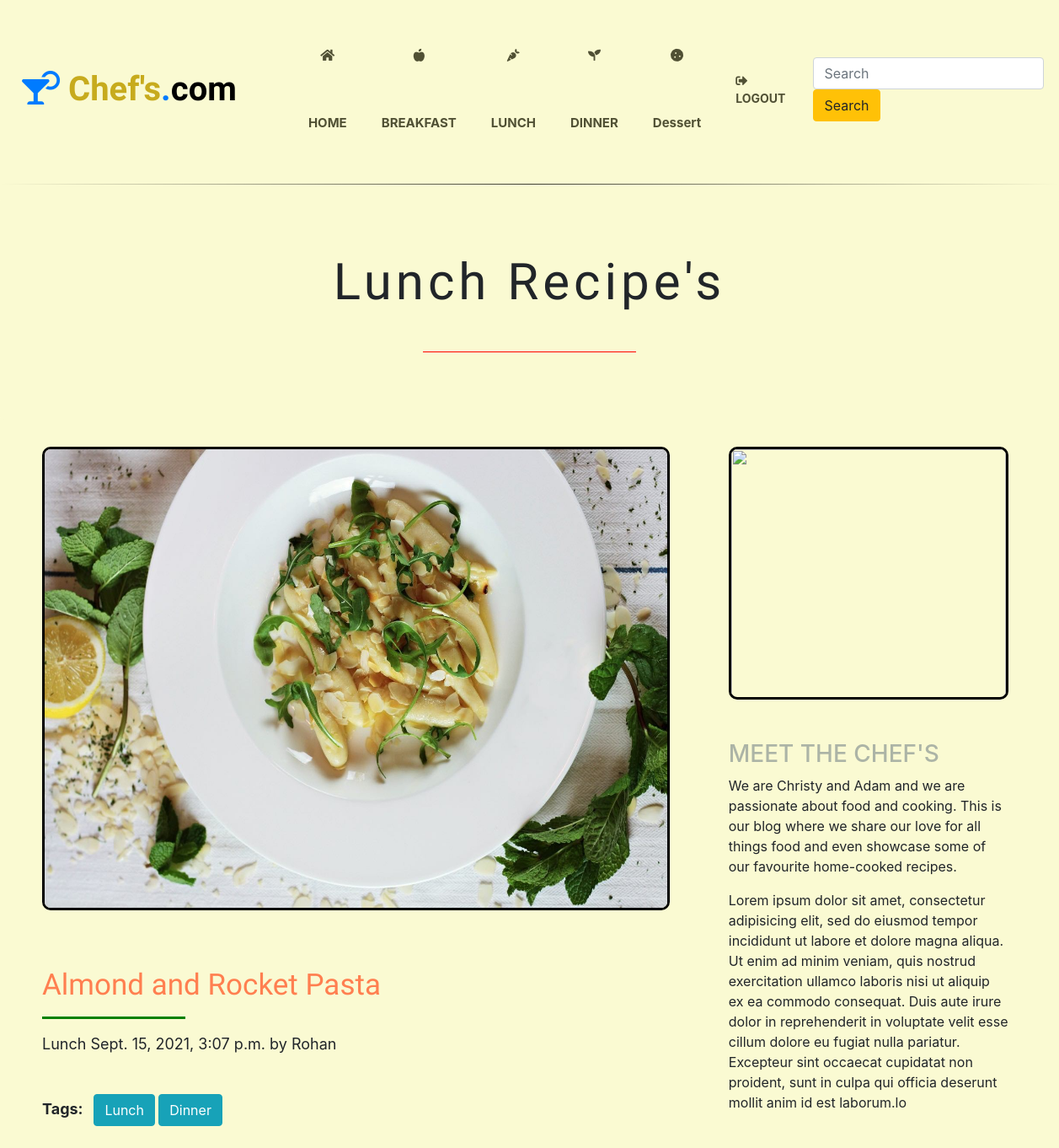
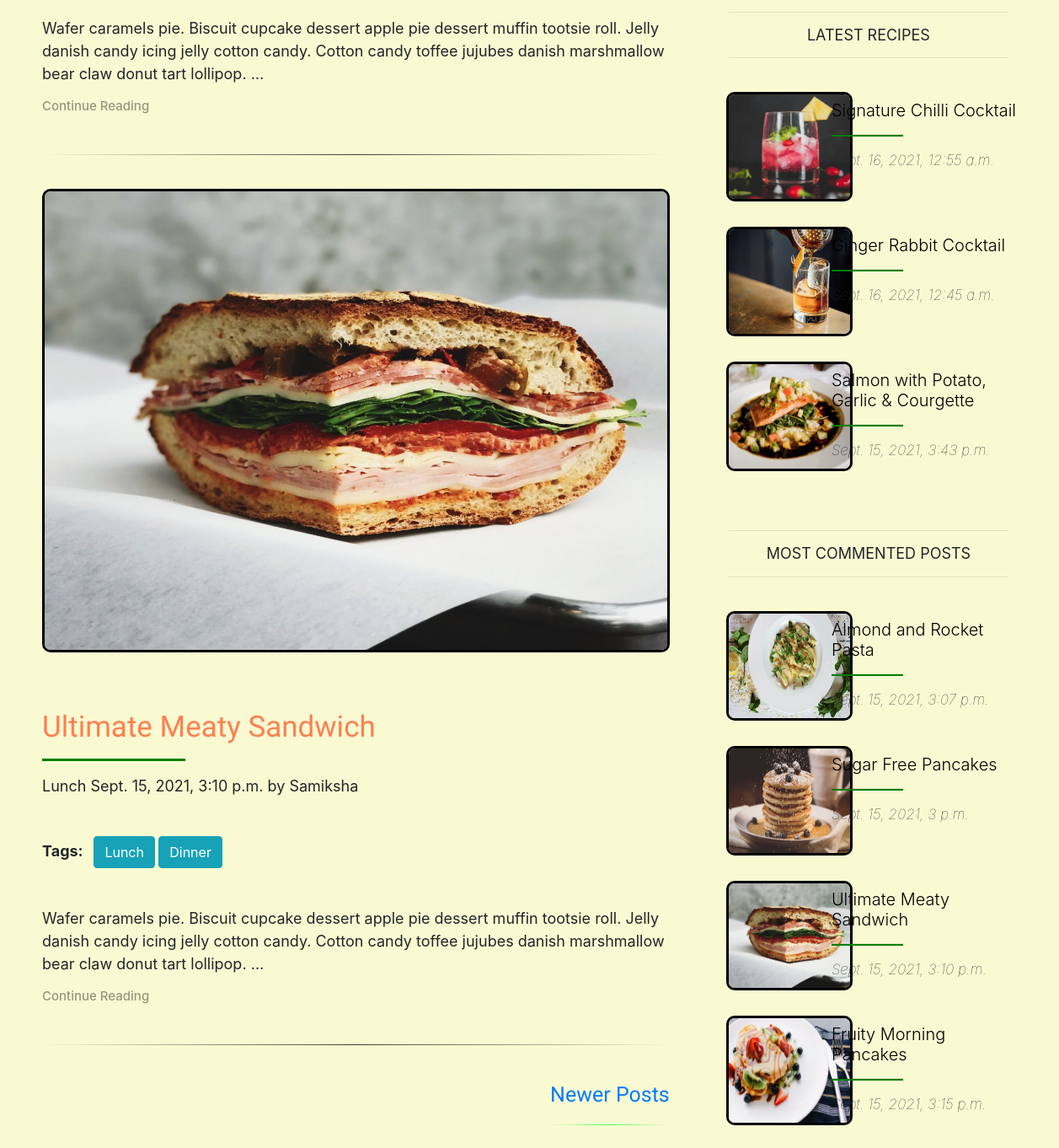
The page /lunch/ on the database its author committed (2 pictures, top to bottom).
### testApp/models.py (models this page shows, shortened)
class Post(models.Model):
    STATUS_CHOICES = (('draft', 'Draft'), ('published', 'Published'))
    title = models.CharField(max_length=500)
    category = models.CharField(max_length=500)
    slug = models.SlugField(max_length=500, unique_for_date='publish')
    author = models.ForeignKey(User, related_name='blog_post',null=True, on_delete=models.CASCADE)
    user_detail = models.TextField()
    user_image = models.ImageField(upload_to='post_img',max_length=500,default=None,null=True,blank=True)
    body = models.TextField()
    publish = models.DateTimeField(default=timezone.now)
    created = models.DateTimeField(auto_now_add=True)
    updated = models.DateTimeField(auto_now=True)
    status = models.CharField(max_length=10,choices=STATUS_CHOICES,default='draft')
    image = models.ImageField(upload_to='post_img',max_length=500,default=None,null=True,blank=True)
    objects = CustomManager()
    tags = TaggableManager()
    class Meta:
        ordering = [
            'publish',
        ]
    def get_absolute_url(self):
        return reverse('post_detail',args=[self.publish.year,self.publish.strftime('%m'),self.publish.strftime('%d'), self.slug])

### testApp/views.py (the view)
# urls.py: path('lunch/', views.lunch_view),
def lunch_view(request, tag_slug=None):
    post_list = Post.objects.all().filter(category='Lunch')
    tag = None
    if tag_slug:
        tag = get_object_or_404(Tag, slug=tag_slug)
        post_list = post_list.filter(tags__in=[tag])
    paginator = Paginator(post_list, 2)
    page_number = request.GET.get('page')
    try:
        post_list = paginator.page(page_number)
    except PageNotAnInteger:
        post_list = paginator.page(1)
    except EmptyPage:
        post_list = paginator.page(paginator.num_pages)
    return render(request, 'testApp/category.html', {'post_list': post_list, 'tag': tag})

### testApp/models.py (called while the page is built)
    def get_queryset(self):
        return super().get_queryset().filter(status='published')

### testApp/templatetags/blog_tags.py (called while the page is built)
@register.inclusion_tag('testApp/latest_posts.html')
def show_latest_posts(count=3):
    latest_posts = Post.objects.order_by('-publish')[:count]
    return {'latest_posts':latest_posts}

@register.simple_tag()
def get_most_commented_posts(count=4):
    return Post.objects.annotate(total_comments=Count('comments')).order_by('-total_comments')[:count]

### templates/testApp/category.html (shortened to what this page needs)
{% extends 'testApp/base.html'%}
{% load static %}
{% load blog_tags %}
{% block home_block %}
{% for post in post_list %}
{% if forloop.counter == 1 %}
<div class="jumbotron" id='j_detail'>
  <h1>{{post.category}} Recipe's</h1>
  <hr class="hr1">
</div>
{% endif %}
{% endfor %}
{% endblock %}
{% block content_block %}
{% for post in post_list %}
<img class="img1" src="/media/{{post.image}}" alt=""><br><br><br>
<a href="{{ post.get_absolute_url }}" class="anchor">
  <h1 class="display-4">{{post.title}}</h1>
</a>
<hr class="hr2">
<p>{{post.category}} {{post.publish}} by {{post.author|title}}</p>
<p class="tagp">Tags:&nbsp&nbsp{% for tag in post.tags.all %}
  <a id="taga" href="{% url 'tag_view' tag.slug %}" class="btn btn-info">{{tag.name|title}}</a>
  {% endfor %}
</p>
<p>{{post.body|truncatewords:30}}</p>
<a href="{{ post.get_absolute_url }}">
  <h3>Continue Reading</h3>
</a><br>
<hr class="hr3"><br>
{% endfor %}
{% include 'testApp/pagination.html' with page=post_list%}
{% endblock %}
{% block sidebar_block %}
<img class="img2" src="https://images.unsplash.com/photo-1556909114-f6e7ad7d3136?ixid=MnwxMjA3fDB8MHxwaG90by1wYWdlfHx8fGVufDB8fHx8&ixlib=rb-1.2.1&auto=format&fit=crop&w=1050&q=80" alt=""><br><br><br>
<h3>MEET THE CHEF'S</h3>
<p>We are Christy and Adam and we are passionate about food and cooking. This is our blog where we share our love for all things food and even showcase some of our favourite home-cooked recipes.</p>
<p>Lorem ipsum dolor sit amet, consectetur adipisicing elit, sed do eiusmod tempor incididunt ut labore et dolore magna aliqua. Ut enim ad minim veniam, quis nostrud exercitation ullamco laboris nisi ut aliquip ex ea commodo consequat. Duis aute
  irure dolor in reprehenderit in voluptate velit esse cillum dolore eu fugiat nulla pariatur. Excepteur sint occaecat cupidatat non proident, sunt in culpa qui officia deserunt mollit anim id est laborum.lo</p>
<br>
<hr>
<h5 class="lh5">LATEST RECIPES</h5>
<hr><br>
{% show_latest_posts %}<br>
<hr>
<h5 class="lh5">MOST COMMENTED POSTS</h5>
<hr><br>
{% get_most_commented_posts as most_commented_posts %}
{% for post in most_commented_posts %}
<div class="latest">
  <div class="row">
    <div class="col-sm" id="ldiv1">
      <img class="limg" src="/media/{{post.image}}" alt="">
    </div>
    <div class="col-sm" id="ldiv2">
      <a class="latesta" href="{{ post.get_absolute_url }}">
        <h5 class="lh6">{{post.title}}</h5>
        <hr class="lhr">
      </a>
      <p class="lpublish">{{post.publish}}</p>
    </div>
  </div>
</div>
{% endfor %}
{% endblock %}

### templates/testApp/latest_posts.html
{% for post in latest_posts %}
<div class="latest">
  <div class="row">
    <div class="col-sm" id="ldiv1">
      <img class="limg" src="/media/{{post.image}}" alt="">
    </div>
    <div class="col-sm" id="ldiv2">
      <a class="latesta" href="{{ post.get_absolute_url }}">
        <h5 class="lh6">{{post.title}}</h5>
        <hr class="lhr">
      </a>
      <p class="lpublish">{{post.publish}}</p>
    </div>
  </div>
</div>
{%endfor%}

### static/css/foody.css (style rules this page uses)
.content .display-4 { font-size: 35px; }
.content .anchor { color: rgb(176, 22, 22); font-family: 'Carter One', cursive; }
.content h1 { color: coral; font-family: 'Carter One', cursive; }
.col-sm { margin-left: 5px; padding: 50px; height: 400px; font-size: 40px; }
.content p { font-size: 18px; }
.img1 { height: 550px; width: 100%; border: 3px solid black; border-radius: 10px; }
.img2 { height: 300px; width: 100%; padding-right: 0px; border: 3px solid black; border-radius: 10px; }
#j_detail { background-color: lightgoldenrodyellow; }
#j_detail h1 { padding-top: 0px; padding-bottom: 30px; text-align: center; font-family: 'Carter One', cursive; font-size: 60px; letter-spacing: 5px; }
.hr1 { margin-top: 1rem; margin-bottom: 1rem; border: 0; border-top: 1px solid red; margin-left: 470px; margin-right: 470px; }
.hr2 { margin-top: 1rem; margin-bottom: 1rem; border: 0; border-top: 3px solid green; margin-right: 575px; }
.content h3 { color: rgba(0, 0, 0, 0.4); font-size: 15px; }
.hr3 { border: 0; height: 1px; background-image: linear-gradient(to right, rgba(0, 0, 0, 0), rgba(0, 0, 0, 0.75), rgba(0, 0, 0, 0)); }
h3 { color: rgba(158, 167, 159, 0.85); }
#taga { margin-bottom: 30px; margin-top: 30px; }
.tagp { font-weight: bold; }
.limg { height: 130px; width: 150px; border: 3px solid black; border-radius: 10px; }
#ldiv1 { padding: 0px; margin-left: 12px; margin-right: 0px; }
#ldiv2 { padding: 0px; float: left; margin-left: -100px; margin-top: 10px; }
.lh5 { font-weight: 400; font-size: 18px; text-align: center; }
.lh6 { font-weight: 300; }
.lhr { border-bottom: 2px solid green; margin-right: 140px; }
.lpublish { font-size: 17px; font-style: italic; font-weight: lighter; }
.latest { margin-bottom: -250px; }
.latesta { color: black; font-weight: 300; }
h1 { padding-top: 20px; }
.bd { background-color: lightgoldenrodyellow; }

### rows shown on the page
Post: category "Lunch", image (picture), title "Almond and Rocket Pasta", publish "Sept. 15, 2021, 3:07 p.m.", author "Rohan", body "Wafer caramels pie. Biscuit cupcake dessert apple pie dessert muffin tootsie roll. Jelly danish candy icing jelly cotton candy. Cotton candy toffee jujubes danish marshmallow bear claw donut tart lollipop. …"
Tag: name "Lunch"
Tag: name "Dinner"
Post: image (picture), title "Ultimate Meaty Sandwich", category "Lunch", publish "Sept. 15, 2021, 3:10 p.m.", author "Samiksha", body "Wafer caramels pie. Biscuit cupcake dessert apple pie dessert muffin tootsie roll. Jelly danish candy icing jelly cotton candy. Cotton candy toffee jujubes danish marshmallow bear claw donut tart lollipop. …"
Post: image (picture), title "Signature Chilli Cocktail", publish "Sept. 16, 2021, 12:55 a.m."
Post: image (picture), title "Ginger Rabbit Cocktail", publish "Sept. 16, 2021, 12:45 a.m."
Post: image (picture), title "Salmon with Potato, Garlic & Courgette", publish "Sept. 15, 2021, 3:43 p.m."
Post: image (picture), title "Sugar Free Pancakes", publish "Sept. 15, 2021, 3 p.m."
Post: image (picture), title "Fruity Morning Pancakes", publish "Sept. 15, 2021, 3:15 p.m."
